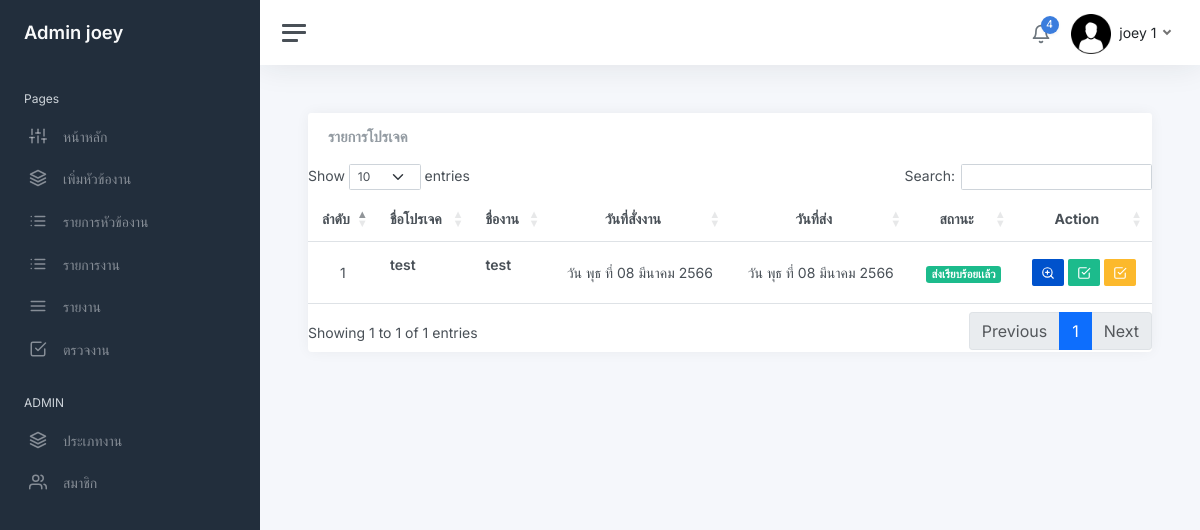
Page /checktask_list.php (signed in) on the committed database.
### tables this page shows
CREATE TABLE `user` (
  `user_id` int(11) NOT NULL,
  `firstname` varchar(200) NOT NULL,
  `lastname` varchar(200) NOT NULL,
  `email` varchar(200) NOT NULL,
  `password` varchar(255) NOT NULL,
  `role_id` int(30) NOT NULL,
  `avatar` varchar(255) NOT NULL,
  `date_created` timestamp NOT NULL DEFAULT current_timestamp() ON UPDATE current_timestamp()
);

CREATE TABLE `details` (
  `details_id` int(11) NOT NULL,
  `project_id` int(11) NOT NULL,
  `task_id` int(11) NOT NULL,
  `comment` varchar(255) NOT NULL,
  `date_detalis` datetime DEFAULT NULL,
  `state_details` char(1) NOT NULL,
  `progress_details` float NOT NULL
);

CREATE TABLE `project` (
  `project_id` int(30) NOT NULL,
  `name_project` varchar(255) NOT NULL,
  `description` text NOT NULL,
  `status_1` tinyint(2) NOT NULL,
  `create_project` timestamp NOT NULL DEFAULT current_timestamp() ON UPDATE current_timestamp(),
  `start_date` datetime NOT NULL,
  `end_date` datetime NOT NULL,
  `manager_id` int(30) NOT NULL,
  `status_2` int(30) NOT NULL,
  `id_jobtype` int(30) NOT NULL
);

CREATE TABLE `task_list` (
  `task_id` int(30) NOT NULL,
  `name_tasklist` varchar(255) NOT NULL,
  `description_task` varchar(200) NOT NULL,
  `status_task` tinyint(2) NOT NULL,
  `strat_date_task` datetime NOT NULL,
  `end_date_task` datetime NOT NULL,
  `project_id` int(30) NOT NULL,
  `user_id` int(30) NOT NULL,
  `progress_task` float NOT NULL
);

### checktask_list.php (the view, shortened to what this page needs)
<?php
    require_once 'connect.php';
?>
<!DOCTYPE html>
<html lang="en">
<?php include "head.php"?>
<body>
<link rel="stylesheet" type="text/css" href="https://cdn.datatables.net/1.13.2/css/dataTables.bootstrap5.min.css"
<?php include "sidebar.php"?>
<?php include "funtion.php"?>
<form action="proc.php" method="post" class="form-horizontal" enctype="multipart/form-data">
    <main class="content">
                    <div class="card flex-fill">
                        <div class="card-header">
                            <h5 class="card-title mb-0">รายการโปรเจค</h5>
                        </div>
                            <table class="table table-hover my-0" id="example" >
                                <thead>
                                    <tr>
                                        <th class="text-center">ลำดับ</th>
                                        <th class="text-left">ชื่อโปรเจค</th>
                                        <th class="text-left">ชื่องาน</th>
                                        <th class="text-center">วันที่สั่งงาน</th>
                                        <th class="text-center">วันที่ส่ง</th>
                                        <th class="text-center">สถานะ</th>
                                        <th class="text-center">Action</th>
                                    </tr>
                                </thead>
                                <tbody>
                                    <?php
                                        $i = 1;
                                        $where = "";
                                        if($row['level'] >= 3 ){
                                            $where = " where manager_id = '{$_SESSION['user_login']}' AND state_details	= 'y'";
                                        }else{
                                            $where = " where state_details	= 'y'";
                                        }
                                        $sql = "SELECT * ,
                                        DATE_FORMAT(strat_date_task, '%e %M %Y ') AS start_date_task,
                                        DATE_FORMAT(end_date_task, '%e %M %Y ') AS end_date_task,
                                        DATE_FORMAT(strat_date_task, 'เวลา %H:%i น.') AS start_time_task,
                                        DATE_FORMAT(end_date_task, 'เวลา %H:%i น.') AS end_time_task
                                        FROM details
                                        natural  JOIN task_list/*  ON details.task_id = task_list.task_id */
                                        natural  JOIN project
                                        natural  JOIN user  $where /* ON details.project_id = project.project_id; */";
                                        $qry = $db->query($sql);
                                        $qry->execute();
                                        while ($row = $qry->fetch(PDO::FETCH_ASSOC)){
                                    ?>
                                        <tr>
                                            <td class="text-center"><?php echo $i++ ?></td>
                                             <td>
                                                <p><b><?php echo $row['name_project'] ?></b>
                                                <?php ?></p>
						                    </td>
                                            <td class="">
                                            <p><b><?php echo $row['name_tasklist']?></b>
                                            </td>
                                            <td class="text-center" ><?php echo ThDate($row['strat_date_task']); ?></td>
					                        <td class="text-center "><?php echo ThDate($row['date_detalis']) ?></td>
                                            <td class="text-center">
                                                <?php  showstattask($row['status_task']);  ?>
                                            </td>
                                            <td class="text-center">
                                                <a class="btn btn-bitbucket btn-sm" data-bs-toggle="modal" data-bs-target="#viewdetailsmodal<?php echo $row['details_id']?>"><i data-feather="zoom-in"></i></a>
                                                <button class="btn btn-success btn-sm" onclick="checktasksuccess('<?php echo $row['details_id'] ?>','<?php echo $row['task_id'] ?>','<?php echo $row['project_id'] ?>');"> <i data-feather="check-square"></i></button>
                                                <a class="btn btn-warning btn-sm" href="checktaskedit.php?details_id=<?php echo $row['details_id'] ?>&task_id=<?php echo $row['task_id'] ?>&project_id=<?php echo $row['project_id'] ?>&progress_task=<?php echo $row['progress_task']?>"> <i data-feather="check-square"></i></a>
                                            </td>
                                        </tr>
                                    <?php } ?>
                                </tbody>
                            </table>
                    </div>
        </main>
</form>
    </body>
</html>

### sidebar.php (shortened to what this page needs)
<?php include "head.php"?>
<?php
            if (isset($_SESSION['user_login'])) {
                $user_id = $_SESSION['user_login'];
			 	$sql = "SELECT * FROM user AS u  natural JOIN position  WHERE u.user_id = $user_id ";
				$stmt = $db->prepare($sql);
                $stmt->execute();
                $row = $stmt->fetch(PDO::FETCH_ASSOC);
				$imageURL = 'img/avatars/'.$row['avatar'];
            }
			$level = $row['level'];
?>
<div class="wrapper">
		<nav id="sidebar" class="sidebar js-sidebar">
			<div class="sidebar-content js-simplebar">
				<a class="sidebar-brand" href="index.php">
				<?php if($level ==  1): ?>
				<span class="align-middle">Admin <?php echo $row['firstname'] ?></span>
				<?php else: ?>
					<span class="align-middle">user <?php echo $row['firstname'] ?></span>
					<?php endif; ?>
				</a>
				<ul class="sidebar-nav">
					<li class="sidebar-header">
						Pages
					</li>
					<li class="sidebar-item">
						<a class="sidebar-link" href="index.php">
              <i class="align-middle" data-feather="sliders"></i> <span class="align-middle">หน้าหลัก</span>
            </a>
					</li>
					<?php if($level != 5 ): ?>
					<li class="sidebar-item">
						<a data-bs-target="#maps" data-bs-toggle="collapse" class="sidebar-link collapsed" aria-expanded="false">
							<i class="align-middle" data-feather="layers"></i>
							 <span class="align-middle">
								เพิ่มหัวข้องาน
							</span>
						</a>
					</li>
					<?php endif; ?>
					<li class="sidebar-item">
						<a data-bs-target="#project_list" data-bs-toggle="collapse" class="sidebar-link collapsed" aria-expanded="false">
							<i class="align-middle" data-feather="list"></i>
							 <span class="align-middle">
							 รายการหัวข้องาน
							</span>
						</a>
					</li>
					<li class="sidebar-item">
						<a data-bs-target="#task_list" data-bs-toggle="collapse" class="sidebar-link collapsed" aria-expanded="false">
							<i class="align-middle" data-feather="list"></i>
							 <span class="align-middle">
							 รายการงาน
							</span>
						</a>
					</li>
					 <li class="sidebar-item">
						<a class="sidebar-link" href="report.php">
              <i class="align-middle" data-feather="menu"></i> <span class="align-middle">รายงาน</span>
            </a>
					</li>
					<?php if($level != 5): ?>
					<li class="sidebar-item">
						<a class="sidebar-link" href="checktask_list.php">
              <i class="align-middle" data-feather="check-square"></i> <span class="align-middle">ตรวจงาน</span>
            </a>
			<?php endif; ?>
					</li>
					<?php if($level == 1 ): ?>
					<li class="sidebar-header">
						ADMIN
					</li>
					<?php elseif($level == 2): ?>
					<li class="sidebar-header">
						USER
					</li>
					<?php endif; ?>
					<?php if($level <=2): ?>
					<li class="sidebar-item">
						<a data-bs-target="#่jobtype" data-bs-toggle="collapse" class="sidebar-link collapsed" aria-expanded="false">
							<i class="align-middle" data-feather="layers"></i>
							 <span class="align-middle">
								ประเภทงาน
							</span>
						</a>
					</li>
					<li class="sidebar-item">
						<a data-bs-target="#user" data-bs-toggle="collapse" class="sidebar-link collapsed" aria-expanded="false">
							<i class="align-middle" data-feather="users"></i>
							 <span class="align-middle">
								สมาชิก
							</span>
						</a>
					</li>
					<?php endif; ?>
				</ul>
			</div>
		</nav>
		<div class="main">
			<nav class="navbar navbar-expand navbar-light navbar-bg">
				<a class="sidebar-toggle js-sidebar-toggle">
          <i class="hamburger align-self-center"></i>
        </a>
				<div class="navbar-collapse collapse">
					<ul class="navbar-nav navbar-align">
						<li class="nav-item dropdown">
							<a class="nav-icon dropdown-toggle" href="#" id="alertsDropdown" data-bs-toggle="dropdown">
								<div class="position-relative">
									<i class="align-middle" data-feather="bell"></i>
									<span class="indicator">4</span>
								</div>
							</a>
						</li>
						<li class="nav-item dropdown">
							<a class="nav-link dropdown-toggle d-none d-sm-inline-block" href="#" data-bs-toggle="dropdown">
                	<img src="<?php echo $imageURL ?>" class="avatar img-fluid rounded me-1" alt="" > <span class="text-dark"> <?php echo $row['firstname'] . ' ' . $row['lastname'] ?></span>
              </a>
						</li>
					</ul>
				</div>
			</nav>

### funtion.php (shortened to what this page needs)
<?php
    function showstattask($statustask){
        $stat1 = array("","รอดำเนินการ","กำลังดำเนินการ","ส่งเรียบร้อยเเล้ว","รอการเเก้ไข","เลยระยะเวลาที่กำหนด","ดำเนินการเสร็จสิ้น");
        if($statustask =='1'){
            echo "<span class='badge bg-secondary'>".$stat1[$statustask]."</span>";
        }elseif($statustask =='2'){
            echo "<span class='badge bg-primary'>".$stat1[$statustask]."</span>";
        }elseif($statustask =='3'){
            echo "<span class='badge bg-success'>".$stat1[$statustask]."</span>";
        }elseif($statustask =='4'){
            echo "<span class='badge bg-warning'>".$stat1[$statustask]."</span>";
        }elseif($statustask =='5'){
            echo "<span class='badge bg-danger'>".$stat1[$statustask]."</span>";
        }elseif($statustask =='6'){
            echo "<span class='badge bg-success'>".$stat1[$statustask]."</span>";
        }
    }
    function ThDate($date2){
    $ThDay = array ( "อาทิตย์", "จันทร์", "อังคาร", "พุธ", "พฤหัส", "ศุกร์", "เสาร์" );
    $ThMonth = array ( "มกราคม", "กุมภาพันธ์", "มีนาคม", "เมษายน","พฤษภาคม", "มิถุนายน", "กรกฏาคม", "สิงหาคม","กันยายน", "ตุลาคม", "พฤศจิกายน", "ธันวาคม" );
    $week = date("w",strtotime($date2));
    $months = date("m",strtotime($date2))-1;
    $day = date("d",strtotime($date2));
    $years = date("Y",strtotime($date2))+543;
    return "วัน $ThDay[$week]
            ที่ $day
            $ThMonth[$months]
            $years";
    }
?>

### css/multi_select.css (style rules this page uses)
body { font-family: 'Courier New', Courier, monospace; font-size: 14px; }

### rows in the picture
user: firstname "joey", avatar (picture), lastname "1"
details: project.name_project "test", task.name_tasklist "test", task.strat_date_task "วัน พุธ ที่ 08 มีนาคม 2566", date_detalis "วัน พุธ ที่ 08 มีนาคม 2566", task.status_task "ส่งเรียบร้อยเเล้ว"
